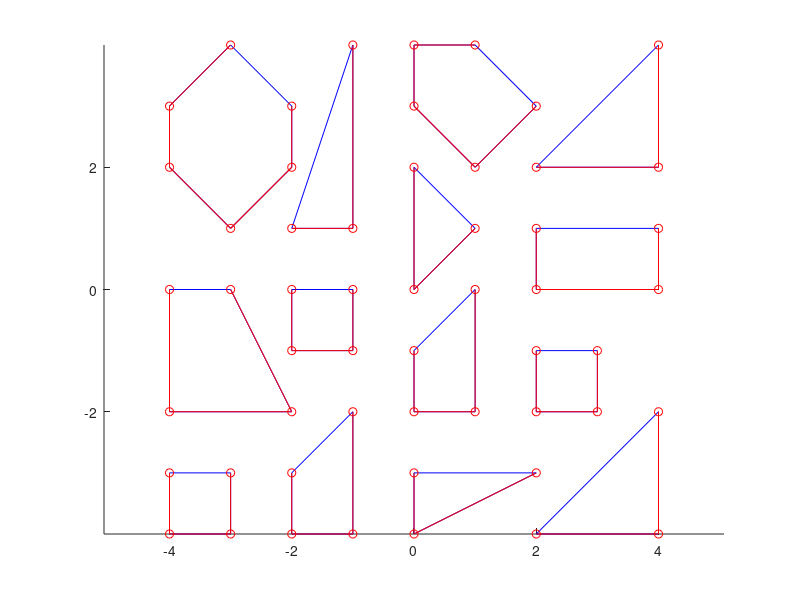

MATLAB code for this plot: (Note: this script raises an error after producing the figure.)
% example_multiply_u3.m
% Nasser, September 6, 2019
% In this code, we consider:
% unbounded multiply connected domain G of connectivity 4
% 
% 
clc
clear all
%
% The vertices of the polygons (the vertices must be clockwise oriented)
ver{1}  = [ 4+4i ; 4+2i ; 2+2i ];
ver{2}  = [ 4+1i ; 4+0i ; 2+0i ; 2+1i ];
ver{3}  = [ 3-1i ; 3-2i ; 2-2i ; 2-1i ];
ver{4}  = [ 4-2i ; 4-4i ; 2-4i ];
ver{5}  = [ 2+3i ; 1+2i ; 0+3i ; 0+4i ; 1+4i ];
ver{6}  = [ 1+1i ; 0+0i ; 0+2i ];
ver{7}  = [ 1+0i ; 1-2i ; 0-2i ; 0-1i ];
ver{8}  = [ 2-3i ; 0-4i ; 0-3i ];
ver{9}  = [-1+4i ;-1+1i ;-2+1i ];
ver{10} = [-1+0i ;-1-1i ;-2-1i ;-2+0i ];
ver{11} = [-1-2i ;-1-4i ;-2-4i ;-2-3i ];
ver{12} = [-2+3i ;-2+2i ;-3+1i ;-4+2i ;-4+3i ;-3+4i ];
ver{13} = [-3+0i ;-2-2i ;-4-2i ;-4+0i ];
ver{14} = [-3-3i ;-3-4i ;-4-4i ;-4-3i ];
% 
% The domain G is unbounded. So, we choose alpha=inf.
alpha = inf;
%
% 
% Simple check of the domain to make sure that there is no overlap between
% the polygons and that the orientations of the polygons are clockwise
figure
hold on
axis equal
for k=1:length(ver)
    plgk = []; plgk = ver{k}; plgk(end+1)=plgk(1);
    plot(real(plgk),imag(plgk),'b')
    plot(real(ver{k}),imag(ver{k}),'-or')
end
%
%
%%
tic
f=plgcirmap(ver,alpha);% f is the conformal mapping from the domain G
                       % onto the circular domain D with the  
                       % normalization f(z)=z+O(1/z) near infinity
% f=plgcirmap(ver,alpha,ver{end}(end));% f is the conformal mapping from  
                       % the domain G onto the circular domain D with the  
                       % normalization: f(inf)=inf, cent(m)=0, rad(m)=1, 
                       % and f(ver{end}(end))=1
toc
%%
plotmap(f); % to plot the domain G and the circular domain D 
plotmap(f,'v','plr',21,21); % to plot polar grids in the circular domain
                              % D and their images in the domain G under  
                              % the invers map
plotmap(f,'v','rec',21,21); % to plot rectangular grids in the circular 
                              % domain D and their images in the domain G
                              % under the invers map
plotmap(f,'d','rec',21,21); % to plot rectangular grids in the domain 
                              % G and their images in the circular domain  
                              % D under the conformal map
plotmap(f,'d','plr',21,21); % to plot polar grids in the domain 
                              % G and their images in the circular domain  
                              % D under the conformal map
%%
% Checking the accuracy of the toolbox PlgCirMap:
% 
% we choose test points: ztest in the domain G 
ttest   =  linspace(0,2*pi,1000);
ztest   =  5.8.*exp(i.*ttest);
% We compute the images of the test points ztest under the conformal map 
% from G onto D 
wtest   =  evalu(f,ztest,'d');
% We compute the values of f^-1(f(zztest))  
ztest2  =  evalu(f,wtest,'v');
% We compute the maximum norm of the different between the test points 
% ztest and ztest2
error_norm = norm(ztest-ztest2,inf)
Error = abs(ztest-ztest2);
% 
nv     =  f.nv;
et     =  f.et;
zet    =  f.zet;
imgver =  f.imgver;
m      =  length(ver);
% 
figure;
hold on
box on
axis equal
for k=1:m
    crv=et(1+sum(nv(1:k-1)):sum(nv(1:k)),1);
    plot(real(crv),imag(crv),'-k','LineWidth',2);
end
plot(real(ztest),imag(ztest),'.b')
%
figure;
hold on
box on
axis equal
for k=1:m
    crv=zet(1+sum(nv(1:k-1)):sum(nv(1:k)),1);
    plot(real(crv),imag(crv),'-k','LineWidth',2);
end
plot(real(wtest),imag(wtest),'.b')
%
figure
semilogy(ttest,Error,'b','LineWidth',1);
grid on
%%